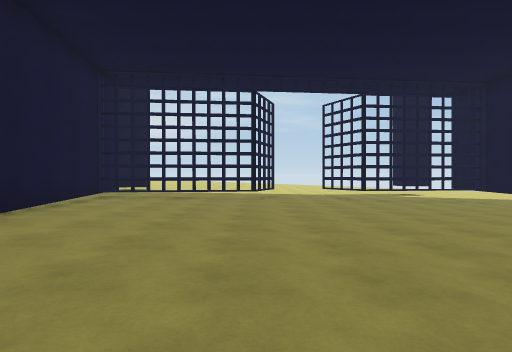
view 1 (above)

16 first-person views from a walk through a scene from a Unity 3-D project. The camera is 1.3 m above the floor, looks level and sees 80° across. The floor is counted in squares, 2 m on a side. Each view is taken from the middle of a square. On the plan, view 1 faces up. The plan holds only what a view shows up to about 10 squares ahead; the rest is blank. The place goes on beyond the plan. Surface patterns are stand-ins for the level's own textures.

view 2
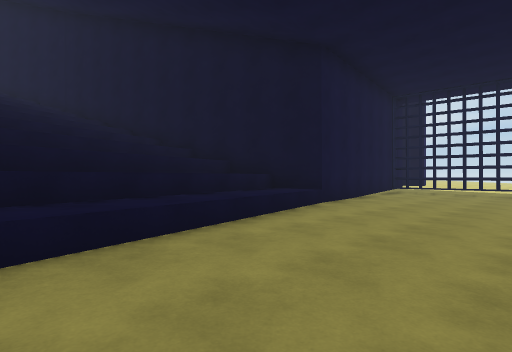

view 3
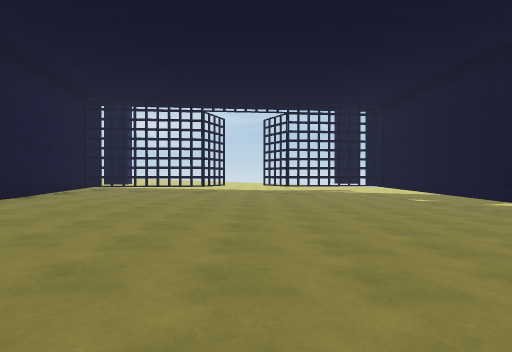

view 4
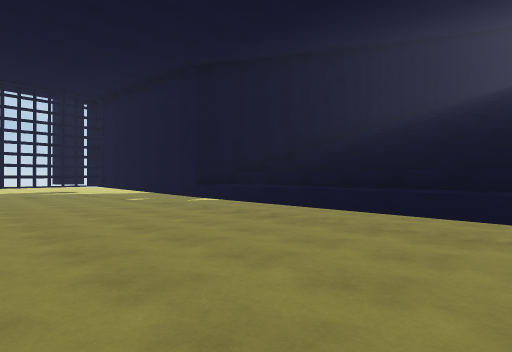

view 5
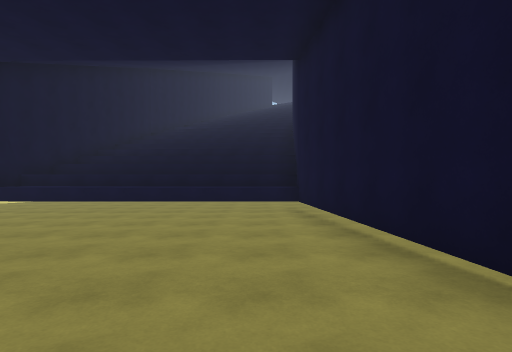

view 6
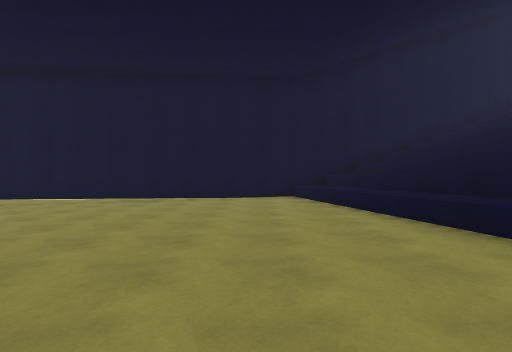

view 7
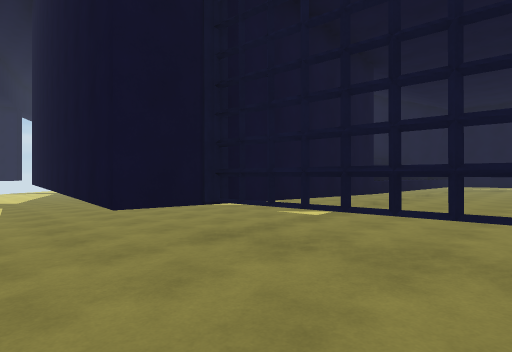

view 8
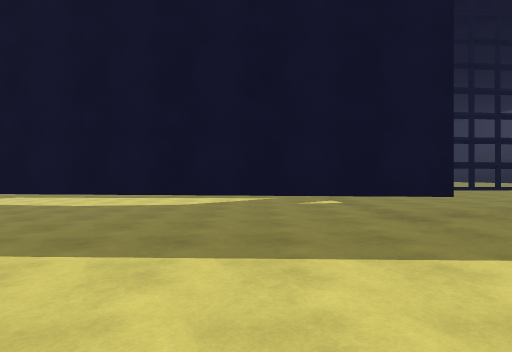

view 9
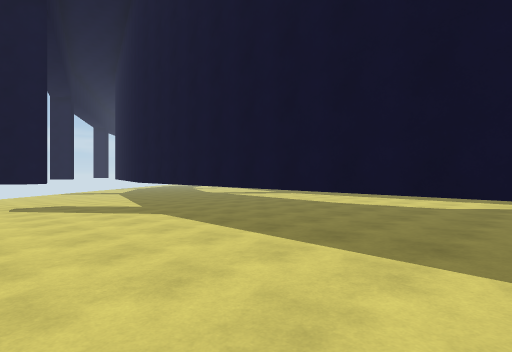

view 10
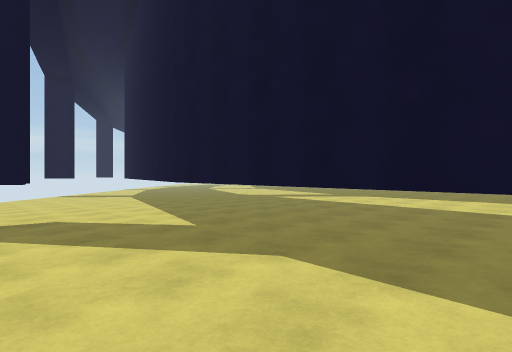

view 11
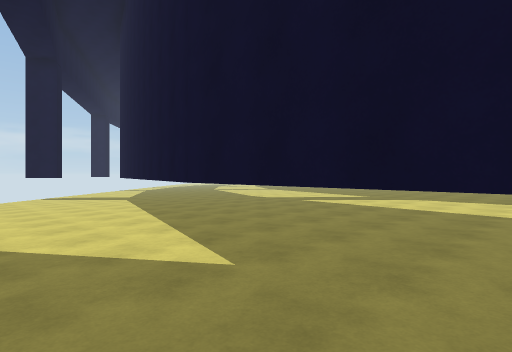

view 12
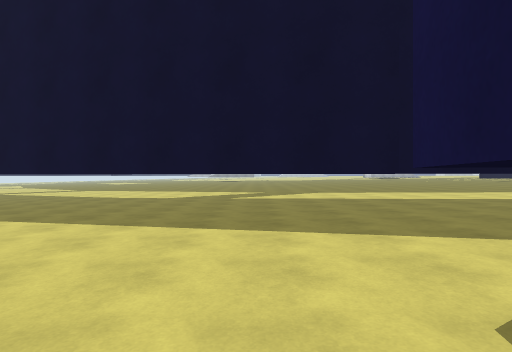

view 13
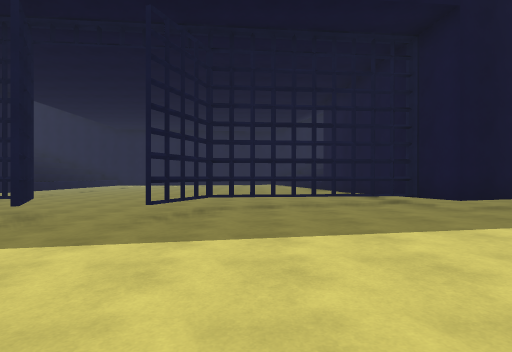

view 14
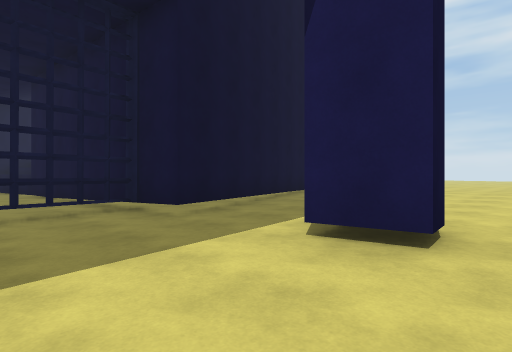

view 15
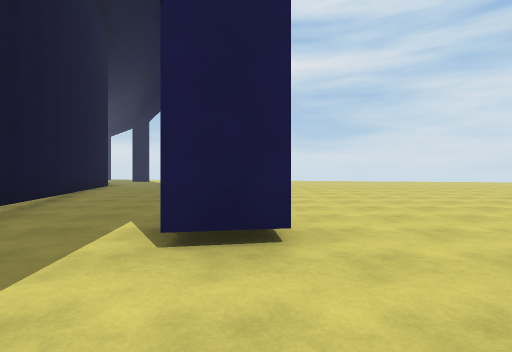

view 16
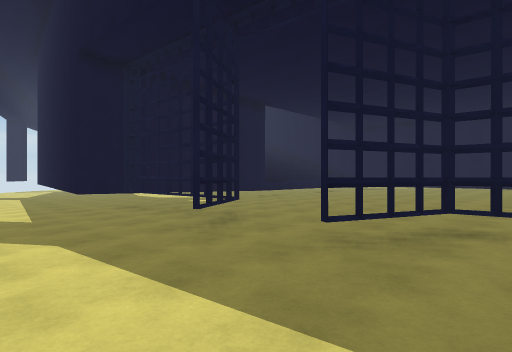

### Floor plan
Key: @ floor where view 1 was taken; # wall or solid block; x gap in a wall; . main floor; : floor 0.25 m higher than the main floor; - floor 0.25 m lower than the main floor; + floor 0.5 m higher than the main floor; _ floor 0.5 m lower than the main floor; < floor 0.75 m lower than the main floor; ( floor 1 m lower than the main floor; ^ raised ledge; T thing the floor can be seen under or through.
Columns run from 11 left of view 1 to 23 right of it. Each row starts with its distance up from view 1.
 19 :::
 18 ::::
 17 ::::::
 16 ::::::.
 15 +:::::..  .
 14 +:::::......        ____<<
 13 +:::::#.....----   _____<<<<<<#(((
 12 +::  ::......-----______<<<<<<(((((
 11   :::::......#----_TTT__<<<<<<(((((
 10 +::::::....#.-T---T___TTTTTTTTT((((
  9 +::#####x#x#.-TTTTT______<<<<<(TTT(
  8 ###: ::#.....-----T______<<<<<((((T
  7       :#.....-----T______<<<<<<((((
  6        #.....-----T______<<<<<<((((
  5        #......-----T_____<<<<<<((((
  4        #......-----^_____<<<<<<((((
  3        #......-----^^  __<<<<<<((((
  2      #^^......-----^_    _<<<<<
  1      ^^^......-----^_    _<<<<
  0       ^^^..@..-----^_      <<
 -1       ^^^......----^_
 -2       ^^^......----^
 -3        ^^......----^
 -4        ^^......TTT#^
 -5        ^^^###TT----
 -6                ----

Where each view was taken, in squares from view 1:
view 1: 0 up, 0 right, facing up
view 2: 3 down, 0 right, facing up-left
view 3: 3 down, 2 right, facing up
view 4: 3 down, 3 right, facing up-right
view 5: 3 down, 0 right, facing right
view 6: 4 up, 1 left, facing down
view 7: 12 up, 4 right, facing down-right
view 8: 14 up, 9 right, facing down
view 9: 14 up, 9 right, facing down-right
view 10: 13 up, 13 right, facing down-right
view 11: 12 up, 15 right, facing down-right
view 12: 13 up, 20 right, facing down
view 13: 15 up, 1 left, facing down
view 14: 14 up, 2 left, facing down-left
view 15: 13 up, 2 left, facing left
view 16: 13 up, 1 left, facing down-right
